Frame 1 (no input): blank canvas, image omitted
Frame 60 (the mouse pressed at the canvas centre just before this capture): blank canvas, image omitted
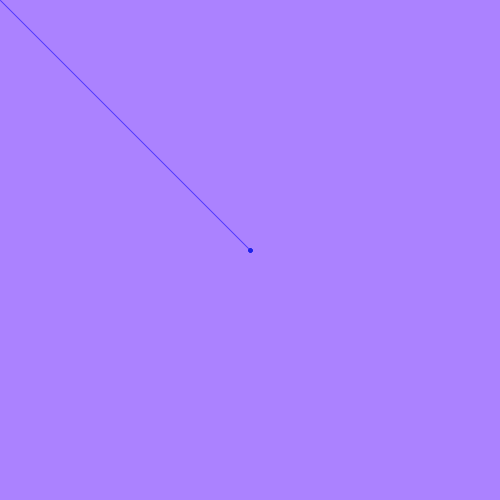
Frame 120 (the mouse held since frame 60 and released just before this capture)

The Processing sketch whose frames 1 and 60 were blank and that drew this single picture after the mouse press (run headless with seeded random() and noise(); from frame 60 on, the mouse is pressed at the canvas centre):

// Processing sketch: processing_99570
// ── processing_99570.pde

void setup()
{
  size(500,500);
   background(171,130,255);
   cursor(CROSS);
}

void draw()
{
  if (mousePressed==true)
  {
 
  frameRate(20);
  int a= int(random(10,50));
  int b= int(random(10,50));
  int c= int(random(200,255));
  int d= int(random(1,5));
  int e= int(random(10,200));
  

  stroke(a,b,c,e);
  strokeWeight(d);
  line(mouseX,mouseY,pmouseX,pmouseY);
  }
  
  if ((keyPressed==true) && (key==' ') && mousePressed==true)
  {
  int f= int(random(230,255));
  int g= int(random(1,10));
  int h= int(random(50,60));
  int i= int(random(1,5));
  int j= int(random(10,200));
  
  stroke(f,g,h,j);
  strokeWeight(i);
  line(mouseX,mouseY,pmouseX,pmouseY);
  
  }
}
